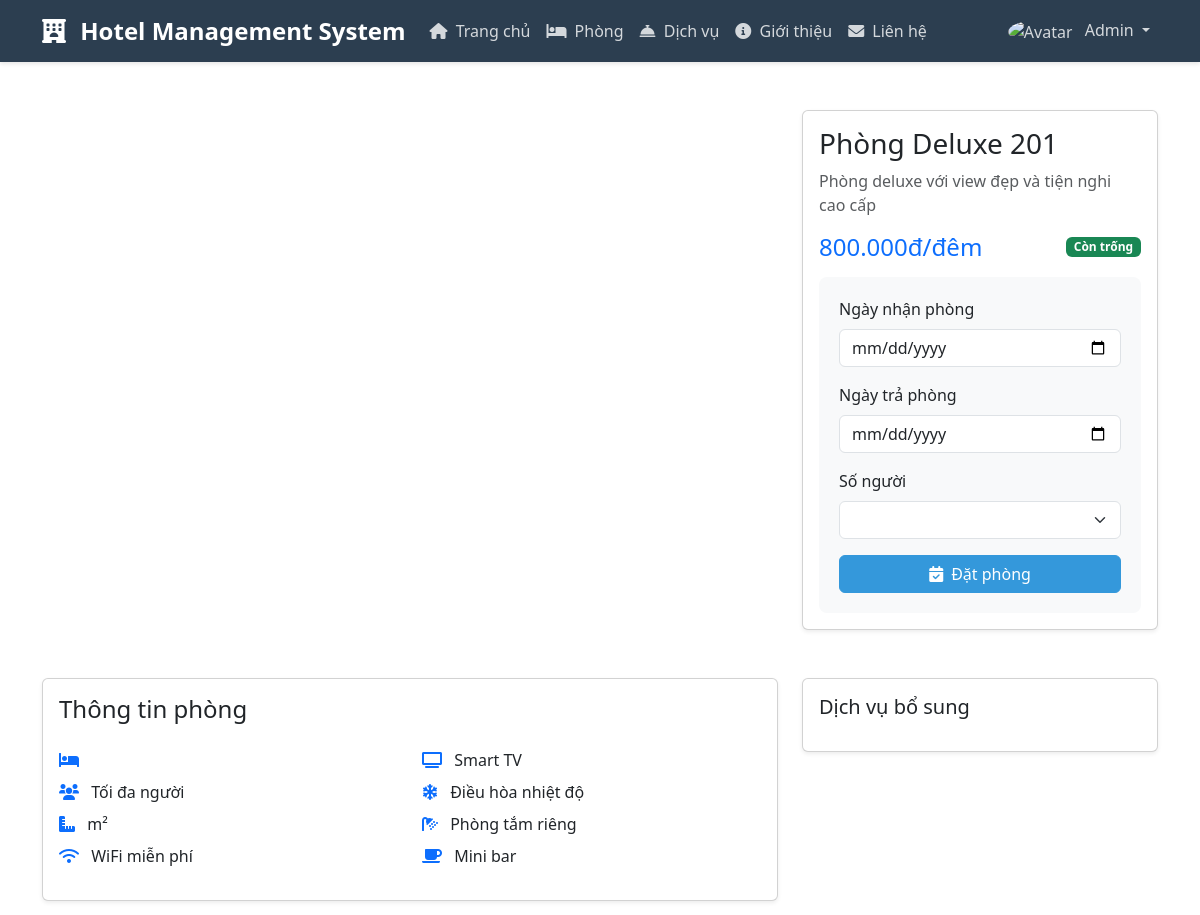
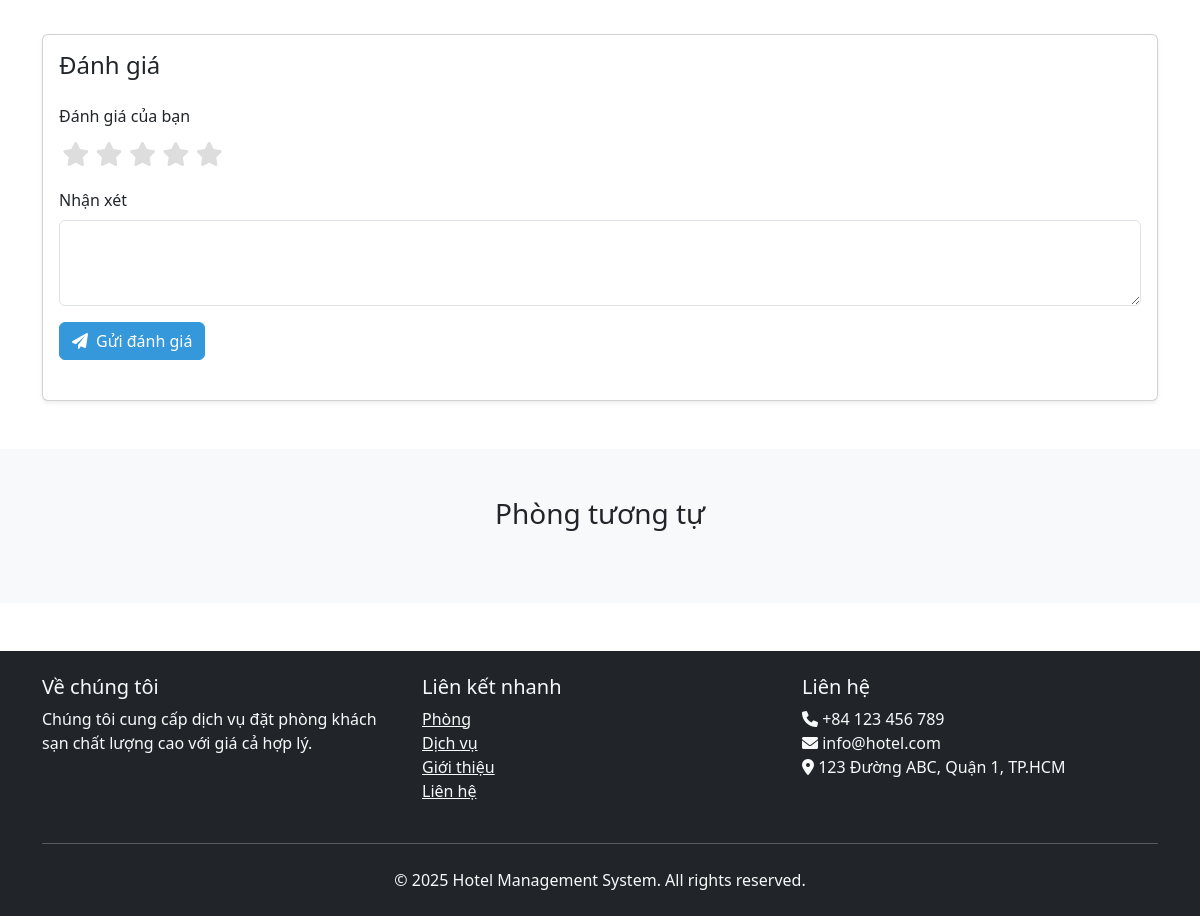
The page /?act=room-detail&id=2 (signed in) on the database its author committed (2 pictures, top to bottom).
### tables this page shows
CREATE TABLE rooms (
    id INT PRIMARY KEY AUTO_INCREMENT,
    name VARCHAR(100) NOT NULL,
    type ENUM('standard', 'deluxe', 'suite', 'vip') NOT NULL,
    price DECIMAL(10,2) NOT NULL,
    status ENUM('available', 'booked', 'maintenance') NOT NULL DEFAULT 'available',
    description TEXT,
    created_at TIMESTAMP DEFAULT CURRENT_TIMESTAMP,
    updated_at TIMESTAMP DEFAULT CURRENT_TIMESTAMP ON UPDATE CURRENT_TIMESTAMP
);

### controllers/BaseController.php (called while the page is built, shortened)
<?php
class BaseController {
    protected function render($view, $data = []) {
        extract($data);
        require_once 'views/layouts/header.php';
        require_once 'views/' . $view . '.php';
        require_once 'views/layouts/footer.php';
    }
}

### controllers/RoomController.php (called while the page is built, shortened)
<?php
require_once 'BaseController.php';
class RoomController extends BaseController {
    private $roomModel;
    private $reviewModel;
    public function __construct() {
        $this->roomModel = new RoomModel();
        $this->reviewModel = new ReviewModel();
    }
    public function show($id) {
        $room = $this->roomModel->getById($id);
        $reviews = $this->reviewModel->getRoomReviews($id);
        $similarRooms = $this->roomModel->getSimilarRooms($id, $room['type'], 3);
        $this->render('rooms/show', [
            'room' => $room,
            'reviews' => $reviews,
            'similarRooms' => $similarRooms
        ]);
    }
}

### models/BaseModel.php (called while the page is built, shortened)
<?php
class BaseModel {
    protected $conn;
    protected $table;
    public function __construct() {
        $database = new Database();
        $this->conn = $database->getConnection();
    }
    public function getById($id) {
        $query = "SELECT * FROM " . $this->table . " WHERE id = :id";
        $stmt = $this->conn->prepare($query);
        $stmt->bindParam(":id", $id);
        $stmt->execute();
        return $stmt->fetch(PDO::FETCH_ASSOC);
    }
}

### config/database.php (called while the page is built, shortened)
<?php
class Database {
    private $host = "localhost";
    private $db_name = "hotel_management";
    private $username = "root";
    private $password = "";
    public function getConnection() {
        $this->conn = null;
        try {
            $this->conn = new PDO(
                "mysql:host=" . $this->host . ";dbname=" . $this->db_name,
                $this->username,
                $this->password
            );
            $this->conn->exec("set names utf8");
        } catch(PDOException $exception) {
            echo "Lỗi kết nối: " . $exception->getMessage();
        }
        return $this->conn;
    }
}

### views/rooms/show.php (the view, shortened to what this page needs)
<?php require_once 'views/layouts/header.php'; ?>
<section class="room-detail py-5">
    <div class="container">
        <div class="row mb-5">
            <div class="col-lg-8">
                <div id="roomCarousel" class="carousel slide" data-bs-ride="carousel">
                    <button class="carousel-control-prev" type="button" data-bs-target="#roomCarousel" data-bs-slide="prev">
                        <span class="carousel-control-prev-icon"></span>
                    </button>
                    <button class="carousel-control-next" type="button" data-bs-target="#roomCarousel" data-bs-slide="next">
                        <span class="carousel-control-next-icon"></span>
                    </button>
                </div>
            </div>
            <div class="col-lg-4">
                <div class="card shadow-sm">
                    <div class="card-body">
                        <h3 class="card-title"><?php echo $room['name']; ?></h3>
                        <p class="text-muted mb-3"><?php echo $room['description']; ?></p>
                        <div class="d-flex justify-content-between align-items-center mb-3">
                            <span class="h4 mb-0 text-primary">
                                <?php echo number_format($room['price'], 0, ',', '.'); ?>đ/đêm
                            </span>
                            <span class="badge <?php echo $room['status'] === 'available' ? 'bg-success' : 'bg-danger'; ?>">
                                <?php echo $room['status'] === 'available' ? 'Còn trống' : 'Đã đặt'; ?>
                            </span>
                        </div>
                        <form action="<?php echo BASE_URL; ?>?act=booking" method="POST" class="booking-form">
                            <div class="mb-3">
                                <label class="form-label">Ngày nhận phòng</label>
                                <input type="date" class="form-control" name="check_in" required>
                            </div>
                            <div class="mb-3">
                                <label class="form-label">Ngày trả phòng</label>
                                <input type="date" class="form-control" name="check_out" required>
                            </div>
                            <div class="mb-3">
                                <label class="form-label">Số người</label>
                                <select class="form-select" name="guests" required>
                                </select>
                            </div>
                            <button type="submit" class="btn btn-primary w-100"
                                    <?php echo $room['status'] !== 'available' ? 'disabled' : ''; ?>>
                                <i class="fas fa-calendar-check me-2"></i>Đặt phòng
                            </button>
                        </form>
                    </div>
                </div>
            </div>
        </div>
        <div class="row mb-5">
            <div class="col-lg-8">
                <div class="card shadow-sm">
                    <div class="card-body">
                        <h4 class="card-title mb-4">Thông tin phòng</h4>
                        <div class="row">
                            <div class="col-md-6">
                                <ul class="list-unstyled">
                                    <li class="mb-2">
                                        <i class="fas fa-bed me-2 text-primary"></i>
                                    </li>
                                    <li class="mb-2">
                                        <i class="fas fa-users me-2 text-primary"></i>
                                        Tối đa <?php echo $room['max_guests']; ?> người
                                    </li>
                                    <li class="mb-2">
                                        <i class="fas fa-ruler-combined me-2 text-primary"></i>
                                        <?php echo $room['size']; ?>m²
                                    </li>
                                    <li class="mb-2">
                                        <i class="fas fa-wifi me-2 text-primary"></i>
                                        WiFi miễn phí
                                    </li>
                                </ul>
                            </div>
                            <div class="col-md-6">
                                <ul class="list-unstyled">
                                    <li class="mb-2">
                                        <i class="fas fa-tv me-2 text-primary"></i>
                                        Smart TV
                                    </li>
                                    <li class="mb-2">
                                        <i class="fas fa-snowflake me-2 text-primary"></i>
                                        Điều hòa nhiệt độ
                                    </li>
                                    <li class="mb-2">
                                        <i class="fas fa-shower me-2 text-primary"></i>
                                        Phòng tắm riêng
                                    </li>
                                    <li class="mb-2">
                                        <i class="fas fa-coffee me-2 text-primary"></i>
                                        Mini bar
                                    </li>
                                </ul>
                            </div>
                        </div>
                    </div>
                </div>
            </div>
            <div class="col-lg-4">
                <div class="card shadow-sm mb-4">
                    <div class="card-body">
                        <h5 class="card-title mb-3">Dịch vụ bổ sung</h5>
                    </div>
                </div>
            </div>
        </div>
        <div class="row">
            <div class="col-12">
                <div class="card shadow-sm">
                    <div class="card-body">
                        <h4 class="card-title mb-4">Đánh giá</h4>
                        <?php if (isset($_SESSION['user_id'])): ?>
                        <form action="<?php echo BASE_URL; ?>?act=room-review&id=<?php echo $room['id']; ?>"
                              method="POST" class="mb-4">
                            <div class="mb-3">
                                <label class="form-label">Đánh giá của bạn</label>
                                <div class="rating">
                                    <?php for ($i = 5; $i >= 1; $i--): ?>
                                    <label for="star<?php echo $i; ?>">
                                        <i class="fas fa-star"></i>
                                    </label>
                                    <?php endfor; ?>
                                </div>
                            </div>
                            <div class="mb-3">
                                <label class="form-label">Nhận xét</label>
                                <textarea class="form-control" name="comment" rows="3" required></textarea>
                            </div>
                            <button type="submit" class="btn btn-primary">
                                <i class="fas fa-paper-plane me-2"></i>Gửi đánh giá
                            </button>
                        </form>
                        <?php endif; ?>
                    </div>
                </div>
            </div>
        </div>
    </div>
</section>
<section class="related-rooms bg-light py-5">
    <div class="container">
        <h3 class="text-center mb-5">Phòng tương tự</h3>
    </div>
</section>
<?php require_once 'views/layouts/footer.php'; ?>

### views/layouts/header.php (style rules this page uses)
:root { --primary-color: #2c3e50; --secondary-color: #3498db; --accent-color: #e74c3c; }
body { font-family: 'Segoe UI', Tahoma, Geneva, Verdana, sans-serif; }
.btn-primary { background-color: var(--secondary-color); border-color: var(--secondary-color); }

### views/rooms/show.php (style rules this page uses)
.booking-form { background: #f8f9fa; padding: 20px; border-radius: 8px; }
.rating { display: flex; flex-direction: row-reverse; justify-content: flex-end; }
.rating label { cursor: pointer; font-size: 1.5rem; color: #ddd; padding: 0 0.2rem; }
.card { transition: transform 0.3s ease; }

### rows shown on the page
rooms: name "Phòng Deluxe 201", description "Phòng deluxe với view đẹp và tiện nghi cao cấp", price "800.000"

### other values the page prints
SITE_NAME "Hotel Management System"
$_SESSION['user_name'] "Admin"
